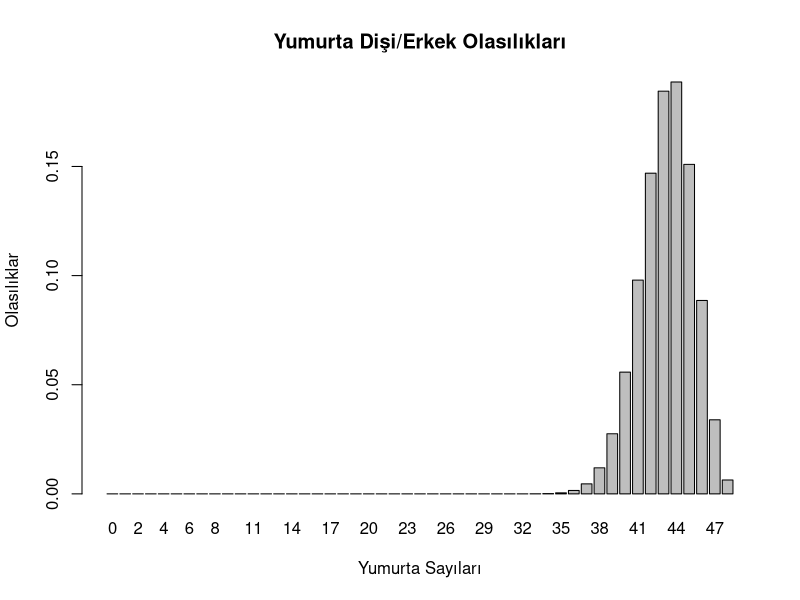

The R source for this figure:
# Olasılık hesaplamaları

# Bir uygulamanın tavuklarda yumurtlama sonrasında eşey oranını etkisini araştırıyoruz. 
# 48 yumurtanın açılması sonucu, dişi : erkek sayıları.

# Bunun için binom fonksiyonları kullanılabilir
# İlk olarak 23:25 olasılıklarını düşünelim
# q = 48 yumurtanın içinden açılanların dişi ya da erkek olması
# size toplam açılan yumurta sayısı

pbinom(q = 17,size = 48,prob = 0.5,lower.tail = TRUE) 

dbinom(x = 17,prob = 0.5,size = 48)

egg_probs <- data.frame(
        Eggs = 0:48,
        Prob = dbinom(x = 0:48, prob = 0.9, size = 48)
)

barplot(height = egg_probs$Prob,main = "Yumurta Dişi/Erkek Olasılıkları",
        ylab = "Olasılıklar",xlab="Yumurta Sayıları",names = egg_probs$Eggs,
        col = ifelse(egg_probs$Eggs <= 17,'red','grey'))


pbinom(q = 23,size = 48,prob = 0.5,lower.tail = TRUE)

# Yukarıdaki q değerini değiştirerek istediğiniz sayıdaki
# erkek oranına bakabilirsiniz
